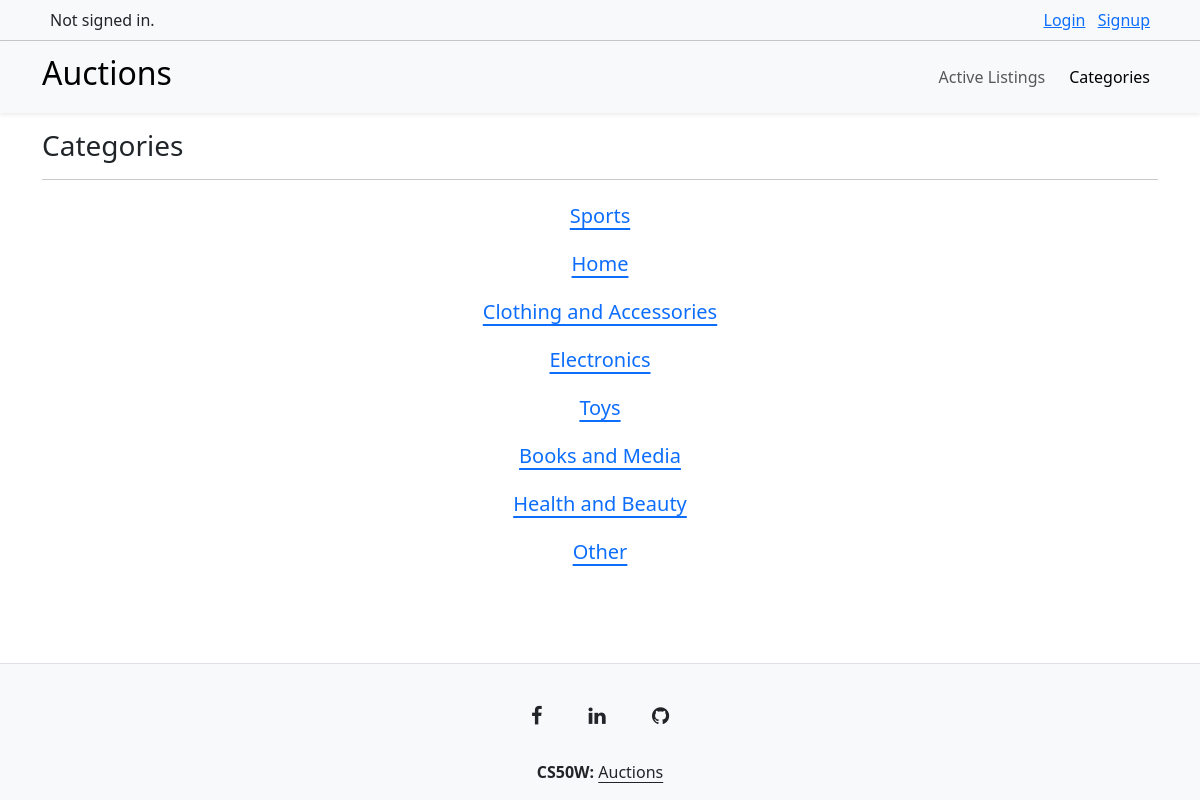
Page /categories/ on the committed database.
### auctions/models.py (models this page shows, shortened)
class Category(models.Model):
    name = models.CharField(max_length=64)

### auctions/views.py (the view)
# urls.py: path("categories/", views.view_categories, name="view_categories"),
def view_categories(request):
    categories = Category.objects.all()
    return render(request, "auctions/categories.html", {
        "categories": categories
    })

### auctions/templates/auctions/categories.html (shortened to what this page needs)
{% extends "auctions/layout.html" %}
{% block body %}
    <h3 class="my-3">Categories</h3>
    <hr>
    <ul class="text-center list-unstyled">
    {% for category in categories %}
        <li class="h5 my-4"><a class="link-offset-2" href="{% url 'view_category' category.name %}">{{ category.name }}</a></li>
    {% endfor %}
    </ul>
{% endblock %}

### rows in the picture
Category: name "Sports"
Category: name "Home"
Category: name "Clothing and Accessories"
Category: name "Electronics"
Category: name "Toys"
Category: name "Books and Media"
Category: name "Health and Beauty"
Category: name "Other"
